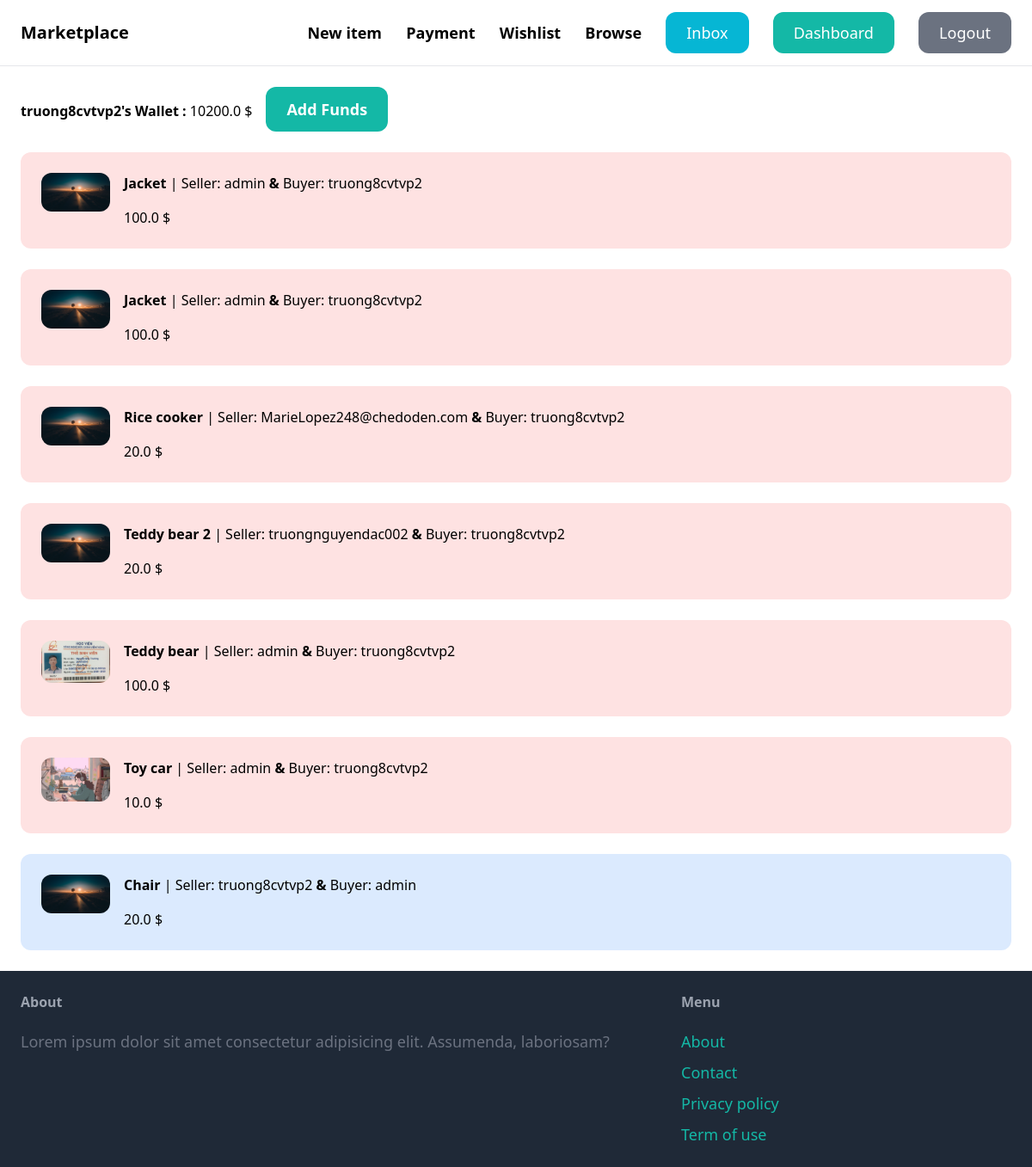
/payment/ (signed in), run on an earlier commit of the app's database.
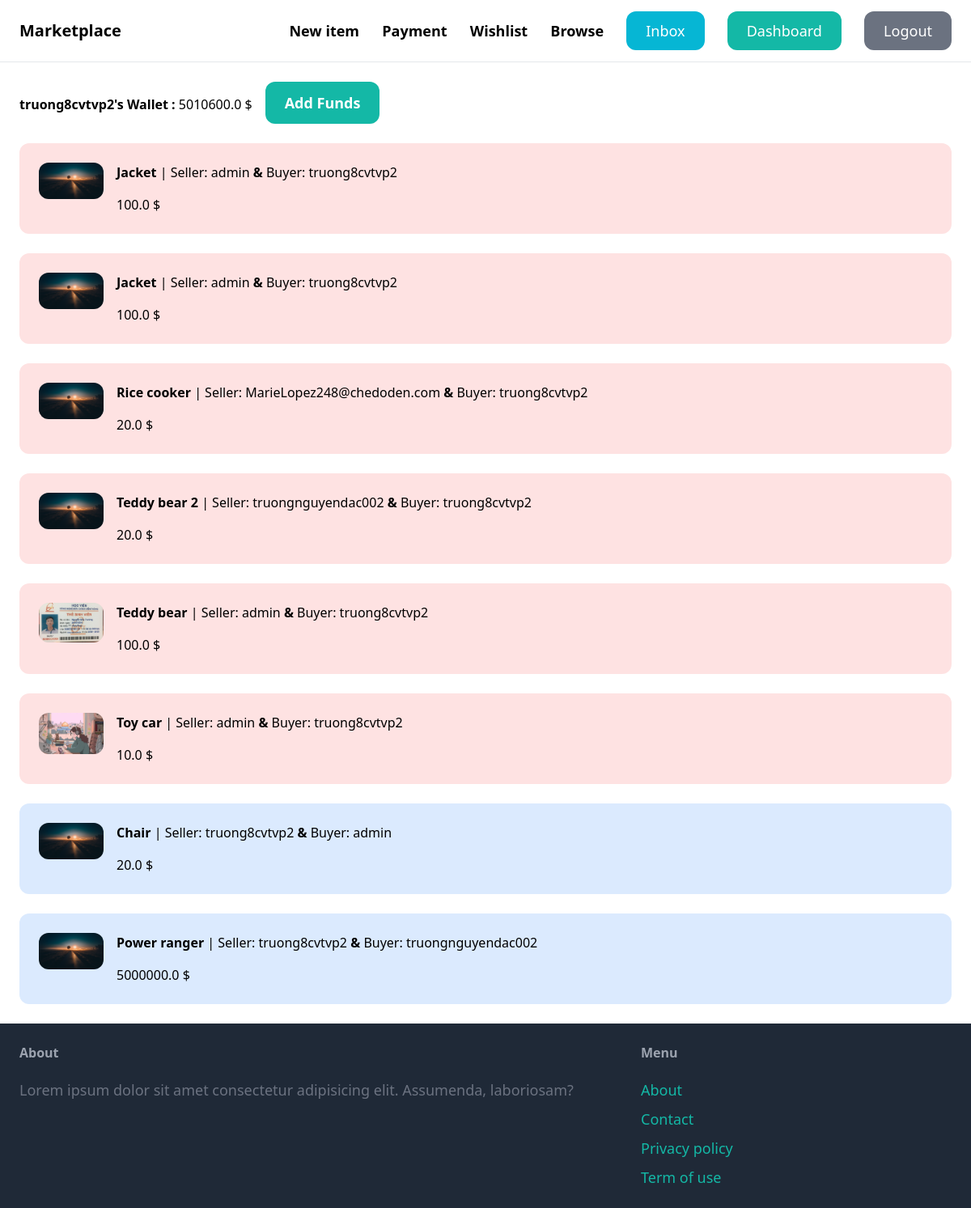
And on a later commit of the database.
### payment/models.py (models this page shows, shortened)
class Wallet(models.Model):
    user = models.ForeignKey(User, related_name='wallet', on_delete=models.CASCADE)
    balance = models.FloatField(default=100000)
    def __str__(self):
        return f"{self.user.username}'s Wallet"

class Transaction(models.Model):
    buyer = models.ForeignKey(User, related_name='buyer', on_delete=models.CASCADE)
    seller = models.ForeignKey(User, related_name='seller', on_delete=models.CASCADE)
    item = models.ForeignKey(Item, on_delete=models.CASCADE)
    amount = models.FloatField()
    created_at = models.DateTimeField(auto_now_add=True)

### item/models.py (models this page shows)
class Item(models.Model):
    name = models.CharField(max_length=255)
    category = models.ForeignKey(Category, related_name='items', on_delete=models.CASCADE)
    description = models.TextField(blank=True, null=True)
    price = models.FloatField()
    image = models.ImageField(upload_to='item_images', blank=True, null=True)
    is_sold = models.BooleanField(default=False)
    created_by = models.ForeignKey(User, related_name= 'items', on_delete= models.CASCADE)
    created_at = models.DateTimeField(auto_now_add=True)
    def __str__(self) -> str:
        return self.name

### payment/views.py (the view)
# urls.py: path('', views.detail, name = 'detail'),
@login_required
def detail(request):
    user = request.user
    wallet = Wallet.objects.filter(user=request.user).first()
    if wallet is None:
        wallet = Wallet.objects.create(user=request.user)
    transactions = Transaction.objects.filter(Q(buyer=user) | Q(seller=user)).all()
    return render(request, 'payment/index.html', context={
        'wallet':wallet,
        'transactions':transactions,
    })

### payment/templates/payment/index.html (shortened to what this page needs)
{% extends "core/base.html" %}
{% block content %}
    <div class="flex">
        <div >
            <h1 class="pt-4"><strong>{{wallet}} :</strong>  {{wallet.balance}} $</h1>
        </div>
        <div >
            <a href="{% url "payment:confirm" wallet.id %}" class="inline-block ml-4 mb-6 px-6 py-3 text-lg font-semibold bg-teal-500 text-white hover:bg-teal-700 rounded-xl">Add Funds</a>
        </div>
    </div>
    <div class="space-y-6">
        {% for transaction in transactions %}
            <div class="p-6 flex {% if transaction.buyer == request.user %}bg-red-100{% else %}bg-blue-100{% endif %} rounded-xl">
                <div>
                    <img class="w-20 rounded-xl mr-4" src="{{transaction.item.image.url}}" alt="">
                </div>
                <div>
                    <p class="mb-4"><strong> {{ transaction.item }}</strong> | Seller: {{ transaction.seller }} <strong>&</strong> Buyer: {{transaction.buyer}} </p>
                    <p>{{ transaction.amount }} $</p>
                </div>
            </div>
        {% endfor %}
    </div>
{% endblock content %}

What changed in the data, as far as the page shows it:
changed Wallet "truong8cvtvp2's Wallet": balance "10200.0" → "5010600.0"
added Transaction: item.image (picture)
